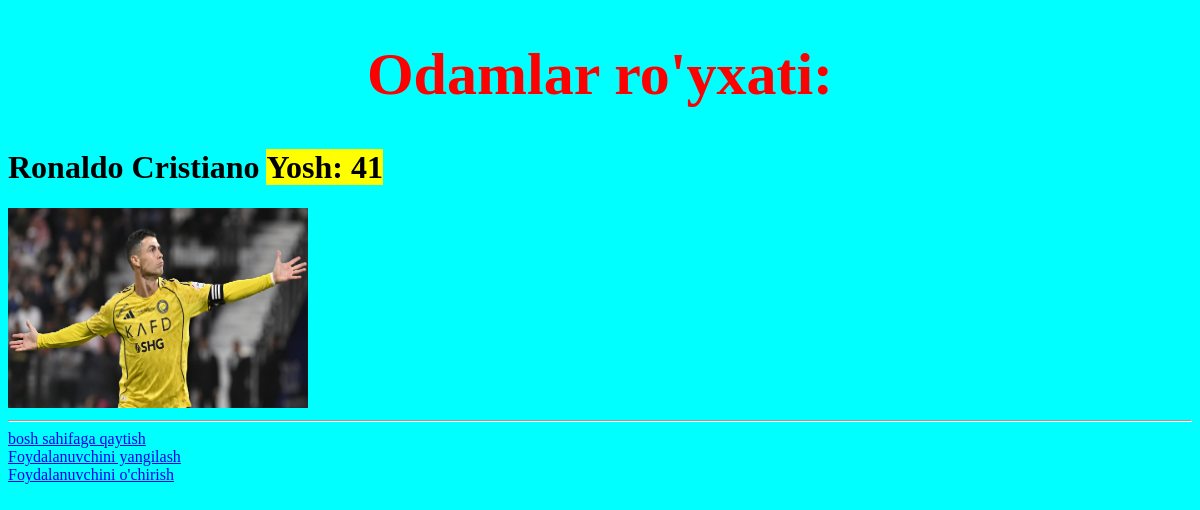
Page /start/user/ronaldo-cristiano-0dc4/ on the committed database.
### app/models.py (models this page shows, shortened)
class User(models.Model):
    ism=models.CharField(max_length=50,blank=False)
    familiya=models.CharField(max_length=50,blank=False)
    yosh=models.PositiveIntegerField(default=15,blank=True)
    picture=models.ImageField(upload_to='images/',default='images/default.jpg',blank=True)
    slug=models.SlugField(unique=True,blank=True)
    import uuid

### app/views.py (the view)
# urls.py: path("user/<slug:slug>/", views.UserDetailView.as_view(), name='user_view'),
class UserDetailView(DetailView):
    model = User
    template_name = 'app/user_view.html'
    context_object_name = 'user'
    slug_field = 'slug'
    slug_url_kwarg = 'slug'

### templates/app/user_view.html
{% extends 'app/base.html' %}
{%block content %}
        <h1>{{user.ism}} {{user.familiya}} <mark>Yosh: {{user.yosh}}</mark></h1>
        {% if user.picture and user.picture.url %}
            <img src="{{ user.picture.url }}" width="300" height="200">
        {% else %}
            <img src="/media/images/default/default.png" width="200" height="200">
        {% endif %}
        <hr>
        <a href="{% url 'user_list' %}">bosh sahifaga qaytish</a>
        <br>
        <a href="{% url 'update_user' user.slug %}">Foydalanuvchini yangilash</a>
        <br>
        <a href="{% url 'delete_user' user.slug %}">Foydalanuvchini o'chirish</a>
{%endblock%}

### static/style.css (style rules this page uses)
body { background-color: aqua; }

### rows in the picture
User: ism "Ronaldo", familiya "Cristiano", yosh "41", picture (picture)
